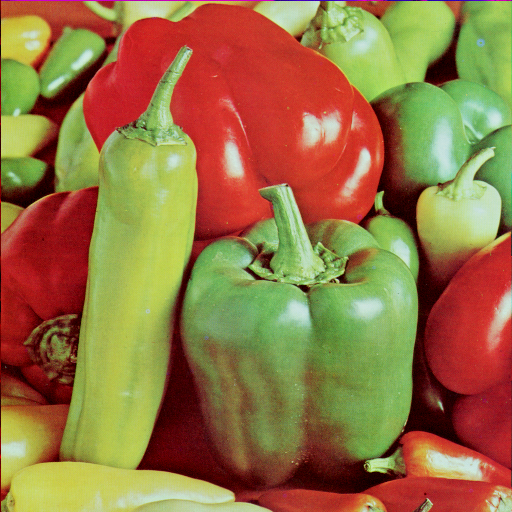
#> input picture PEPPERS.TIF, 512 x 512 px
$ python testFunctions.py
#> lines starting #> are read from the running program, lines starting #| are printed output that depends on the picture
### imagePadding.py
import numpy as np

def padImage(inimg, nrp, ncp):
    # Initializing the padded image with zeros (black):
    paddedImage = np.zeros((nrp, ncp, 3))

    # Calculating the starting grid (pixel) where the first pixel of the original image will be placed:
    padStart1 = int((ncp / 2) - (inimg.shape[1] / 2))
    padStart2 = int((nrp / 2) - (inimg.shape[0] / 2))

    # Assigning the pixels of the original image to the corresponding part of the padded image:
    paddedImage[padStart2: padStart2 + inimg.shape[0],padStart1: padStart1 + int(inimg.shape[1])] = inimg

    # Converting the pixels in the padded image to 8-bit integer type, just in case:
    paddedImage = paddedImage.astype((np.uint8))

    return paddedImage

### imageCrop.py
import numpy as np

# The function takes two parameters -> initial img and the cropArray.
# cropArray specifies two points (upper left, and bottom right points of the cropped version of the image).
# cropArray has the following structure -> [horizontal1, vertical1, horizontal2, vertical2]
def cropImage(inimg, cropArray):

    # Initializing the cropped image; sizes are vertical2 - vertical1 and horizontal2 - horizontal1:
    croppedImage = np.zeros((cropArray[3] - cropArray[1], cropArray[2] - cropArray[0], 3))

    # Substituting the corresponding pixels from the inimg with the corresponding pixels of the croppedImage:
    croppedImage[0 : cropArray[3] - cropArray[1], 0 : cropArray[2] - cropArray[0]] = inimg[cropArray[1] : cropArray[3], cropArray[0] : cropArray[2]]

    # Converting the image pixels to unsigned 8-bit integers to avoid any conflict:
    croppedImage = croppedImage.astype((np.uint8))

    return croppedImage

### imageFilter.py
import cv2
import numpy as np
from imagePadding import padImage
from imageCrop import cropImage

# filter -> "x_direct" for x-directional High-Pass Filter,
# "y_direct" for y-directional High-Pass Filter,
# "laplacian" for Laplacian Filter,
# "gaussian" for Gaussian Averaging Filter,
# "uniform" for Uniform Averaging Filter.

def filterImage(inimg, filter):
    # Increasing the dimensions of the image by 2 pixels each side,
    # which corresponds to adding a row/column of zeros on each side of the image:
    paddedImage = padImage(inimg, inimg.shape[0] + 2, inimg.shape[1] + 2)

    # Splitting the image to its color channels to apply 2D filters:
    R, G, B = cv2.split(paddedImage)

    # Choosing the appropriate kernel according to filter input:
    if filter == "x_direct":
        kernel = np.array([[-1, 0, 1], [-1, 0, 1], [-1, 0, 1]], dtype=np.float32)
    elif filter == "y_direct":
        kernel = np.array([[-1, -1, -1], [0, 0, 0], [1, 1, 1]], dtype=np.float32)
    elif filter == "laplacian":
        kernel = np.array([[0, 1, 0], [1, -4, 1], [0, 1, 0]], dtype=np.float32)
    elif filter == "gaussian":
        kernel = np.array([[0.0233, 0.106, 0.0233], [0.106, 0.421, 0.106], [0.0233, 0.106, 0.0233]], dtype=np.float32)
    elif filter == "uniform":
        kernel = np.array([[1/9, 1/9, 1/9], [1/9, 1/9, 1/9], [1/9, 1/9, 1/9]], dtype=np.float32)
    else:
        # If the filter input is not recognized, kernel is going to be (3, 3) zero matrix:
        print("You did not input a valid filter name.")
        kernel =  np.zeros((3, 3), dtype=np.float32)

    # Applying the 2D filter to each color channel of the image:
    filteredImageR = cv2.filter2D(R, -1, kernel)
    filteredImageG = cv2.filter2D(G, -1, kernel)
    filteredImageB = cv2.filter2D(B, -1, kernel)

    # Merging the color channels to create the filtered image:
    filteredImage = cv2.merge((filteredImageR, filteredImageG, filteredImageB))

    # Converting the filtered image to unsigned 8-bit integer type:
    filteredImage = filteredImage.astype((np.uint8))

    # Cropping the filtered image by 1 pixels, since it was padded by 1 pixel before:
    cropArray = [1, 1, filteredImage.shape[1] - 1, filteredImage.shape[0] - 1]
    croppedImage = cropImage(filteredImage, cropArray)

    # Converting the filtered, and cropped image to unsigned 8-bit integer type:
    croppedImage = croppedImage.astype((np.uint8))

    return croppedImage

### orderStFilter.py
import cv2
import numpy as np

# Function receives 3 inputs, the initial image to be filtered, the filter size (n)
# which will form an (n, n) 2D filter matrix, and the type of statistics
# which is going to be used for the image:

def orderStFiltering(inimg, filterSize, typeOfStatistics):

    if typeOfStatistics == "median":
        #Applying Median Filter to the image with the specified filterSize:
        filteredImage = cv2.medianBlur(inimg, filterSize)

    elif typeOfStatistics == "min":
        #Applying Median Filter to the image with the specified filterSize and kernel:
        kernel = np.ones((filterSize, filterSize))
        filteredImage = cv2.erode(inimg, kernel)

    elif typeOfStatistics == "max":
        #Applying Median Filter to the image with the specified filterSize and kernel:
        kernel = np.ones((filterSize, filterSize))
        filteredImage = cv2.dilate(inimg, kernel)

    else:
        # If an unexpected input is given for the statistics type, filter will be set to zero matrix:
        print("You did not input a valid filter name!")
        filteredImage = np.zeros((inimg.shape[0], inimg.shape[1]))

    # Converting the output image to unsigned 8-bit integer type:
    filteredImage = filteredImage.astype((np.uint8))

    return filteredImage

### imageUnsharpMask.py
import numpy as np
import cv2

# The function receives an initial img, a kernel for low-pass filter, and a gain value for the mask,
# and returns the output image which went through the unsharp mask transformation.

def unsharpMasking(inimg, lowPassFilter, k):

    # Splitting the image into three, 2D color channels:
    channel1, channel2, channel3 = cv2.split(inimg)
    # Applying the low-pass filter kernel to each color channel:
    channel1 = cv2.filter2D(channel1, -1, lowPassFilter)
    channel2 = cv2.filter2D(channel2, -1, lowPassFilter)
    channel3 = cv2.filter2D(channel3, -1, lowPassFilter)
    # Merging the three channels to create the low-pass filter applied image:
    lowPassed = cv2.merge((channel1, channel2, channel2))
    # Subtracting the low-pass filter applied image from the original image, to get the mask:
    mask = inimg - lowPassed
    # Multiplying the mask by a gain, and then adding to the original image to get the output image:
    unsharpenedImage = inimg + k * mask
    # Converting the intensity values of the output image to 8-bit unsigned integers:
    unsharpenedImage = unsharpenedImage.astype((np.uint8))

    return unsharpenedImage

### testFunctions.py
import cv2
import numpy as np
from imagePadding import padImage
from imageCrop import cropImage
from imageFilter import filterImage
from imageUnsharpMask import unsharpMasking
from orderStFilter import orderStFiltering

# -- IMAGE PADDING EXECUTION START --

# Reading the image
img = cv2.imread("PEPPERS.TIF")
#> img is the input picture: shape (512, 512, 3); mean B, G, R 66.5, 115.6, 149.8

# Applying padding with a 700 x 800, plane (which does not have the same aspect ratio with the original image):
paddedImage = padImage(img, 700, 800)
#> in padImage, `paddedImage[padStart2: padStart2 + inimg.shape[0],padStart1: padStart1..`:
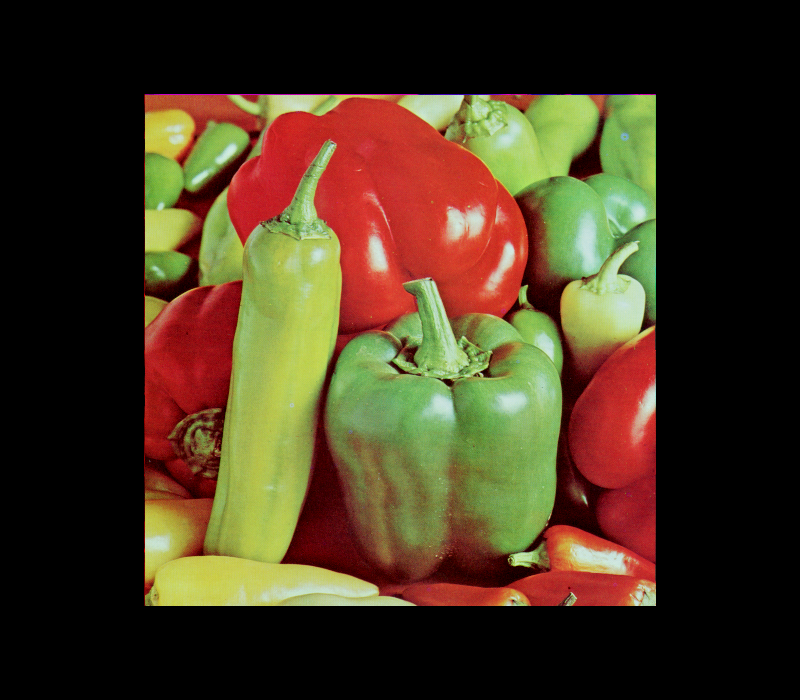
#> paddedImage: shape (700, 800, 3) float64; mean B, G, R 31.1, 54.1, 70.1

cv2.imwrite("padded.png", paddedImage)
cv2.imshow("padded", paddedImage)
cv2.waitKey(0)
cv2.destroyAllWindows

# -- IMAGE PADDING EXECUTION FINISH --


# -- IMAGE CROPPING EXECUTION START --

# Reading the image
img = cv2.imread("MANDRILL.TIF")
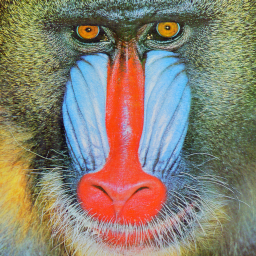
#> input picture MANDRILL.TIF, 256 x 256 px
#> img is the input picture: shape (256, 256, 3); mean B, G, R 112.9, 128.7, 137.3

# Creating the arbitrary crop array for cropping operation:
cropArray = [10, 50, 190, 254]
croppedImage = cropImage(img, cropArray)
#> in cropImage, `croppedImage[0 : cropArray[3] - cropArray[1], 0 : cropArray[2] - cropA..`:
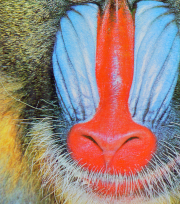
#> croppedImage: shape (204, 180, 3) float64; mean B, G, R 125.8, 132.1, 154.6

cv2.imwrite("cropped.png", croppedImage)
cv2.imshow("cropped", croppedImage)
cv2.waitKey(0)
cv2.destroyAllWindows

# -- IMAGE CROPPING EXECUTION FINISH --


# -- IMAGE FILTERING EXECUTION START --

# Reading the image
img = cv2.imread("piran-small.tif")
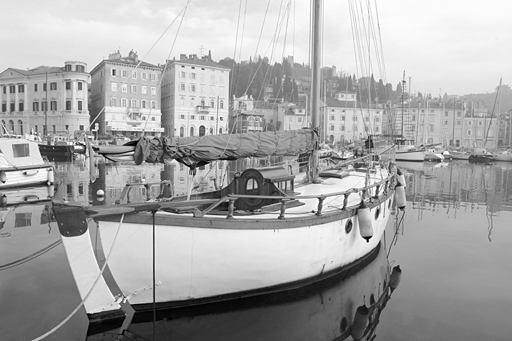
#> input picture piran-small.tif, 512 x 341 px
#> img is the input picture: shape (341, 512, 3); min 0, max 255, mean 165.9

# Appyling Uniform Averaging Filter to the image:
filteredImage = filterImage(img, filter="uniform")

cv2.imwrite("filtered.png", filteredImage)
cv2.imshow("filtered", filteredImage)
cv2.waitKey(0)
cv2.destroyAllWindows

# -- IMAGE FILTERING EXECUTION FINISH --


# -- IMAGE ORDERST FILTERING EXECUTION START --

# Reading the input image:
img = cv2.imread("harley-engine.tif")
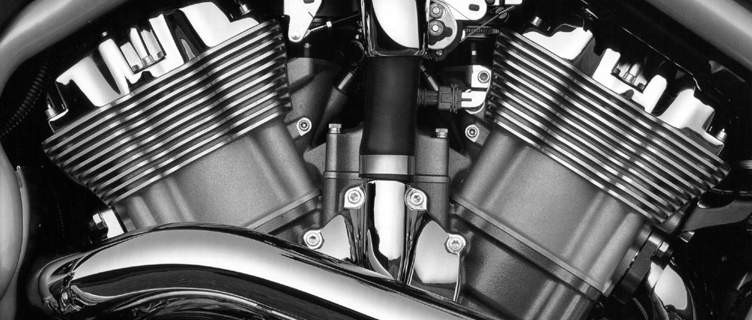
#> input picture harley-engine.tif, 752 x 320 px
#> img is the input picture: shape (320, 752, 3); min 0, max 255, mean 94.1
# Appyling maximum filter to the image:
orderStFiltered = orderStFiltering(img, 5, "max")
cv2.imwrite("orderStFiltered.png", orderStFiltered)
cv2.imshow("Input Image", img)
cv2.imshow("Output Image", orderStFiltered)
cv2.waitKey()
cv2.destroyAllWindows()

# -- IMAGE ORDERST FILTERING EXECUTION FINISH --


# -- IMAGE UNSHARP MASKING EXECUTION START --

# Reading the input image:
img = cv2.imread("DOTS.TIF")
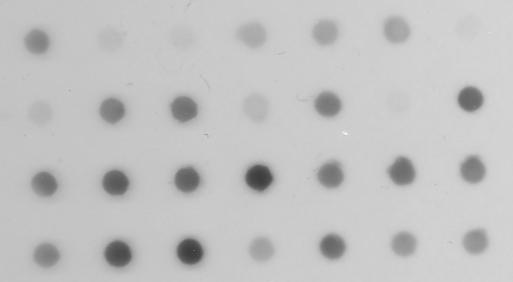
#> input picture DOTS.TIF, 513 x 282 px
#> img is the input picture: shape (282, 513, 3); min 57, max 246, mean 194.5
# Defining the low-pass filter kernel:
lowpass = (1/25) * np.ones((5, 5), dtype=np.float32)
# Applying unsharpMasking to the image:
unSharpened = unsharpMasking(img, lowpass, 2)
#> in unsharpMasking, `mask = inimg - lowPassed`:
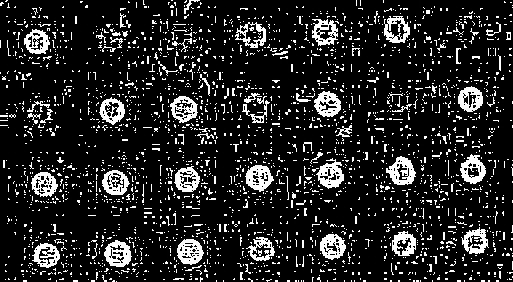
#> mask: shape (282, 513, 3); min 0, max 255, mean 36.3
# Displaying the results
cv2.imwrite("unsharpened.png", unSharpened)
cv2.imshow("Input Image", img)
cv2.imshow("Output Image", unSharpened)
cv2.waitKey()
cv2.destroyAllWindows()

# -- IMAGE UNSHARP MASKING EXECUTION FINISH --
